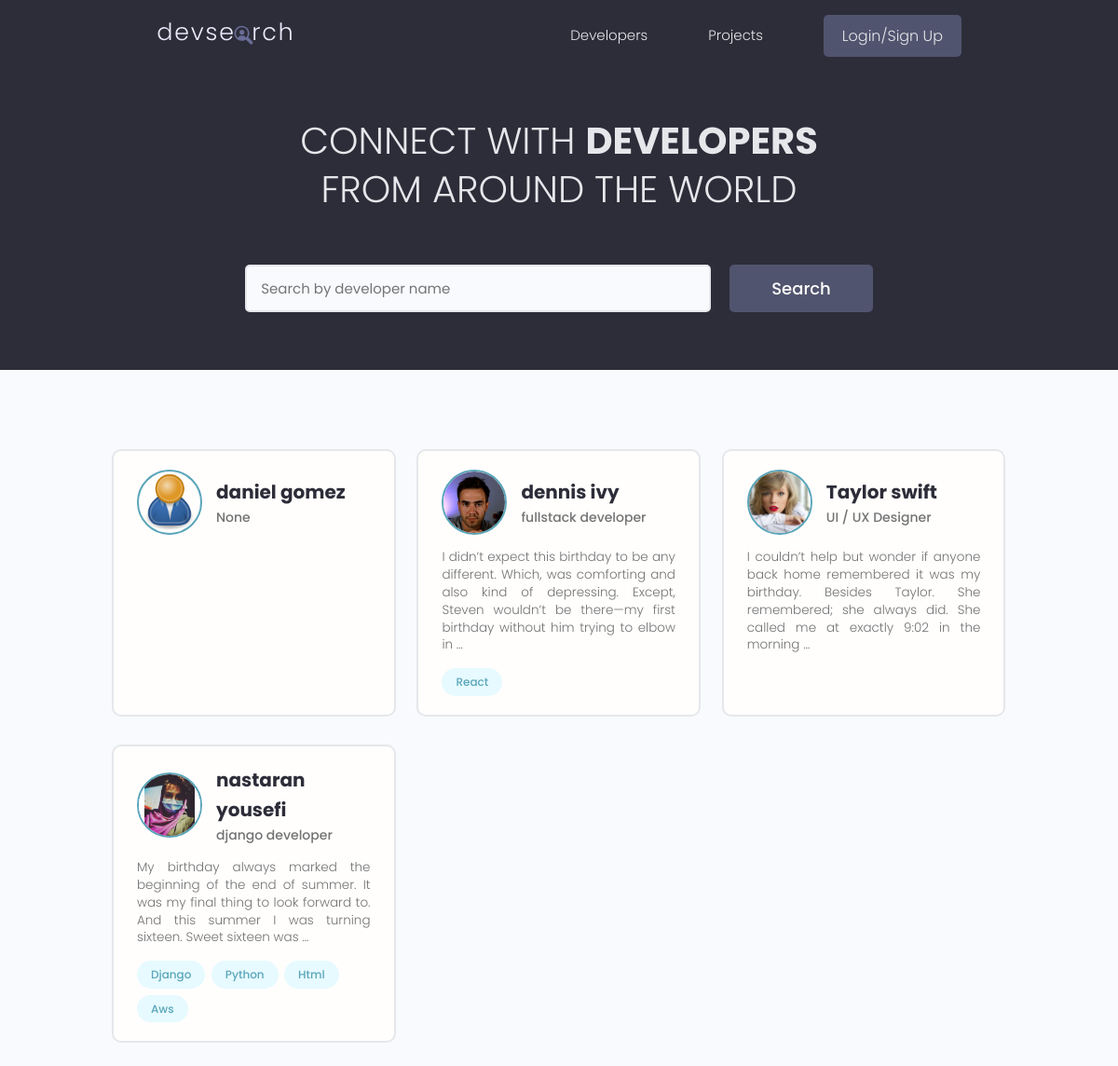
Before: / with the older database file.
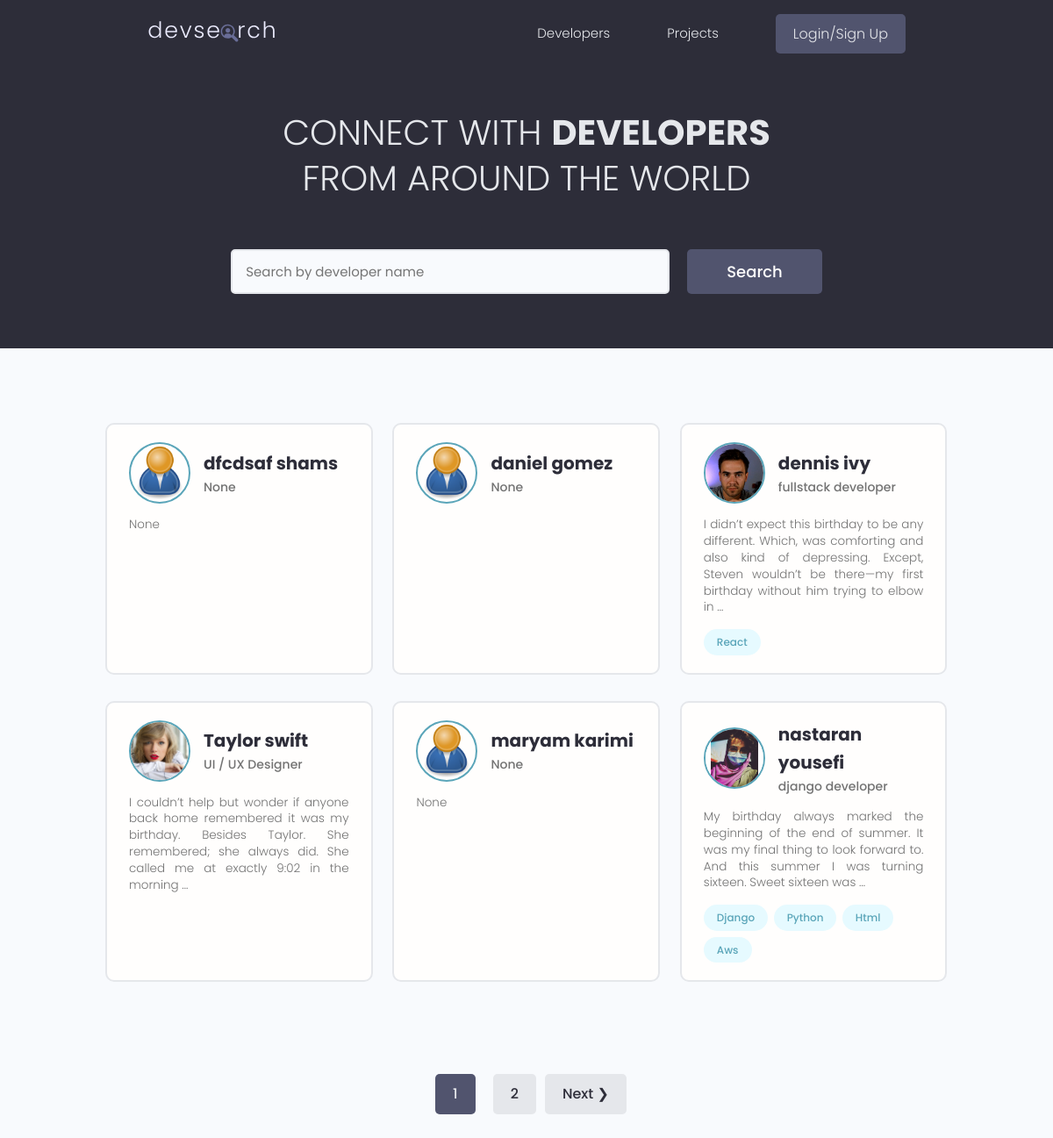
After: the same page with the newer database file.
### users/models.py (models this page shows, shortened)
class Profile(models.Model):
    user = models.OneToOneField(User, on_delete=models.CASCADE, null=True, blank=True)
    name = models.CharField(max_length=250, null=True, blank=True)
    username = models.CharField(max_length=250, null=True, blank=True)
    email = models.EmailField(max_length=500, blank=True, null=True)
    short_intro = models.CharField(max_length=200, blank=True, null=True)
    bio = models.TextField(blank=True, null=True)
    location = models.CharField(max_length=200, blank=True, null=True)
    profile_image = models.ImageField(blank=True, null=True, upload_to='profiles/',
                         default='profiles/user-default.png')
    social_github = models.CharField(max_length=500, blank=True, null=True)
    social_linkedin = models.CharField(max_length=500, blank=True, null=True)
    social_website = models.CharField(max_length=500, blank=True, null=True)
    social_twitter = models.CharField(max_length=500, blank=True, null=True)
    created = models.DateTimeField(auto_now_add=True)
    id = models.UUIDField(default=uuid.uuid4, unique=True, editable=False, primary_key=True)
    @property
    def image_URL(self):
        try:
            url = self.profile_image.url
        except:
            url = 'http://127.0.0.1:8000/images/profiles/user-default.png'
        return url

class Skill(models.Model):
    owner = models.ForeignKey(Profile, on_delete=models.CASCADE)
    name = models.CharField(max_length=200, blank=True, null=True)
    description = models.TextField(null=True, blank=True)
    created = models.DateTimeField(auto_now_add=True)
    id = models.UUIDField(default=uuid.uuid4, unique=True, editable=False, primary_key=True)

### users/views.py (the view)
# urls.py: path('', views.profiles, name='profiles'),
def profiles(request):
    search_query , profiles = search_profiles(request)
    page = request.GET.get('page', 1)
    results = 6
    paginator = Paginator(profiles, results)
    try:
        profiles = paginator.page(page)
    except EmptyPage:
        if int(page) <= 0:
            profiles = paginator.page(1)
        else:
            profiles = paginator.page(paginator.num_pages)
    except PageNotAnInteger:
        profiles = paginator.page(1)
    context = {
        'profiles' : profiles,
        'search_query' : search_query,
    }
    return render(request, 'users/profiles.html', context)

### users/utils.py (called while the page is built)
def search_profiles(request):
    search_query = request.GET.get('q') or ''
    skills = Skill.objects.filter(name__icontains=search_query)
    profiles = Profile.objects.distinct().filter(
        Q(name__icontains=search_query) |
        Q(short_intro__icontains=search_query) |
        Q(skill__in=skills)
    )
    return search_query, profiles

### users/templates/users/profiles.html (shortened to what this page needs)
{% extends 'main.html' %}
{% block content %}
<main class="home">
    <section class="hero-section text-center">
      <div class="container container--narrow">
        <div class="hero-section__box">
          <h2>CONNECT WITH <span>DEVELOPERS</span></h2>
          <h2>FROM AROUND THE WORLD</h2>
        </div>
        <div class="hero-section__search">
          <form id="searchForm" class="form" action="{% url 'profiles' %}" method="get">
            <div class="form__field">
              <input class="input input--text" value="{{ search_query }}" id="formInput#search" type="text" name="q"
                placeholder="Search by developer name" />
            </div>
            <input class="btn btn--sub btn--lg" type="submit" value="Search" />
          </form>
        </div>
      </div>
    </section>
    <section class="devlist">
      <div class="container">
        <div class="grid grid--three">
        {% for profile in profiles %}
          <div class="column card">
            <div class="dev">
              <a href="{% url 'user-profile' profile.pk %}" class="card__body">
                <div class="dev__profile">
                  <img class="avatar avatar--md" src="{{ profile.image_URL }}" alt="image" />
                  <div class="dev__meta">
                    <h3>{{ profile.name }}</h3>
                    <h5>{{ profile.short_intro|truncatewords:6 }}</h5>
                  </div>
                </div>
                <p class="dev__info">{{ profile.bio|truncatewords:30 }}</p>
                <div class="dev__skills">
                    {% for skill in profile.skill_set.all|slice:'6' %}
                      <span class="tag tag--pill tag--main">
                        <small>{{ skill.name|title }}</small>
                      </span>
                    {% endfor %}
                </div>
              </a>
            </div>
          </div>
          {% endfor %}
        </div>
      </div>
    </section>
    {% include 'pagination.html' with query_set=profiles %}
  </main>
{% endblock %}

### templates/main.html (shortened to what this page needs)
<!doctype html>
{% load static %}
<html lang="en">
<head>
  <link rel="stylesheet" href="https://cdn.iconmonstr.com/1.3.0/css/iconmonstr-iconic-font.min.css" />
  <link rel="stylesheet" href="{% static 'uikit/styles/uikit.css' %}" />
  <link rel="stylesheet" href="{% static 'styles/app.css' %}" />
</head>
<body>
{% include 'navbar.html' %}
{% block content %}
{% endblock %}
</body>
</html>

### templates/navbar.html (shortened to what this page needs)
{% load static %}
  <header class="header">
    <div class="container container--narrow">
      <a href="{% url 'profiles' %}" class="header__logo">
        <img src="{% static 'images/logo.svg' %}" alt="DevSearch Logo" />
      </a>
      <nav class="header__nav">
        <ul class="header__menu">
          <li class="header__menuItem"><a href="{% url 'profiles' %}">Developers</a></li>
          <li class="header__menuItem"><a href="{% url 'projects' %}">Projects</a></li>
          {% if request.user.is_authenticated %}
          <li class="header__menuItem"><a href="{% url 'inbox' %}">Inbox</a></li>
            <li class="header__menuItem"><a href="{% url 'my-account' %}">My Account</a></li>
            <li class="header__menuItem"><a href="{% url 'logout' %}" class="btn btn--sub">Logout</a></li>
          {% else %}
            <li class="header__menuItem"><a href="{% url 'login' %}" class="btn btn--sub">Login/Sign Up</a></li>
          {% endif %}
        </ul>
      </nav>
    </div>
  </header>

### templates/pagination.html (shortened to what this page needs)
{% load static %}
{% if query_set.has_other_pages %}
      <div class="pagination">
          <ul class="container">
            {% for i in query_set.paginator.page_range %}
                {% if query_set.number == i %}
                    <a href="?page={{ i }}" class="text-decoration-none page-link" >
                        <li><a href=?page={{ i }} class="btn btn--sub page-link" data-page="{{ i }}">{{ i }}</a></li>
                    </a>
                {% else %}
                    <a href="?page={{ i }}" class="text-decoration-none page-link">
                        <li><a href="?page={{ i }}" class="btn page-link" data-page="{{ i }}">{{ i }}</a></li>
                    </a>
                {% endif %}
            {% endfor %}
              {% if query_set.has_next %}
                <li><a href="?page={{query_set.next_page_number}}" class="btn page-link" data-page="{{ query_set.next_page_number }}">Next &#10095;</a></li>
              {% endif %}
          </ul>
        </div>
{% endif %}

### static/styles/app.css (style rules this page uses)
:root { --color-sub: #2d2d39; }
.btn--sub { background-color: var(--color-sub-light); }
.card { border: 2px solid var(--color-light); }
img { width: 100%; }
.header { position: sticky; z-index: 111; background-color: var(--color-sub); padding: 1.5rem 0; }
.header > .container { display: flex; justify-content: space-between; align-items: center; }
.header__logo > img { height: 3.8rem; }
.header__nav > ul { display: inline-flex; align-items: center; list-style: none; gap: 6.5rem; }
.header__menuItem > a { color: var(--color-light); font-weight: 300; }
.hero-section { height: 40vh; display: flex; align-items: center; background-color: var(--color-sub); }
.hero-section__box { margin-bottom: 4rem; }
.hero-section__box > h2, .hero-section__box > h2 > span { font-size: 4rem; color: var(--color-light); line-height: 1.3; text-transform: uppercase; }
.hero-section__box > h2 { font-weight: 300; }
.hero-section__box > h2 > span { font-weight: 700; }
.hero-section__search > .form { display: flex; align-items: center; justify-content: center; gap: 2rem; }
.hero-section__search > .form input.input--text { width: 50rem; }
.devlist { margin-top: 8rem; }
.devlist .grid { align-items: stretch; }
.devlist .dev .dev__profile { display: flex; align-items: center; gap: 1.5rem; }
.devlist .dev .dev__meta h3 { color: var(--color-sub); font-size: 2rem; font-weight: 700; }
.devlist .dev .dev__meta h5 { color: var(--color-text); font-size: 1.4rem; font-weight: 500; }
.devlist .dev .dev__info { margin: 1.5rem 0; font-size: 1.35rem; line-height: 1.4; text-align: justify; }
.pagination { margin-top: 8rem; margin-bottom: 10rem; }
.pagination > ul { flex-wrap: wrap; list-style: none; display: flex; align-items: center; justify-content: center; gap: 1rem; }
.pagination .btn { color: var(--color-sub); }
.pagination .btn.btn--sub { color: var(--color-light); }

### static/uikit/styles/modules/_variables.css (style rules this page uses)
:root { --color-main: #5aa5b9; --color-main-light: #e6faff; --color-sub: #3f4156; --color-sub-light: #51546e; --color-sub-lighter: #ededfd; --color-text: #737373; --color-gray: #8b8b8b; --color-light: #e5e7eb; --color-light-gray: #767676; --color-bg: #f8fafd; --color-white: #fffefd; --color-white-light: #f3f3f3; --color-success: #359e64; --color-success-bg: #def8e8; --color-error: #fc4b0b; --color-error-bg: #fff2ee; --font-base: 'Poppins', arial, helvetica, 'Segoe UI', roboto, ubuntu, sans-serif; --font-monospace: 'Fira Code', 'Courier New', courier, monospace; --font-regular: 300; --font-medium: 500; --font-bold: 700; --generic-shadow: 1px 1px 5px #00000010; --generic-transition: all 0.3s ease-in-out; }

### static/uikit/styles/modules/_base.css (style rules this page uses)
* { margin: 0; padding: 0; box-sizing: border-box; text-rendering: optimizeLegibility; color: inherit; font-size: inherit; }
html { font-size: 50%; }
@media only screen and (min-width: 480px) { html { font-size: 56.25%; } }
@media only screen and (min-width: 1200px) { html { font-size: 62.5%; } }
body { line-height: 1.6; font-weight: 400; font-size: 1.5rem; color: var(--color-text); background-color: var(--color-bg); min-height: 100vh; }

### static/uikit/styles/modules/_typography.css (style rules this page uses)
* { font-family: var(--font-base); }
h2 { font-size: 3.6rem; font-weight: var(--font-bold); }
h3 { font-size: 3.2rem; font-weight: var(--font-medium); }
h5 { font-size: 2.4rem; font-weight: var(--font-medium); }
h5, h6 { font-weight: var(--font-regular); }
p, span, strong { font-size: 1.6rem; color: var(--color-text); font-weight: var(--font-regular); }
a { padding-bottom: 2px; text-decoration: none; display: inline-block; color: var(--color-main); font-weight: var(--font-medium); }

### static/uikit/styles/modules/_utilities.css (style rules this page uses)
.container { width: 92%; max-width: 165rem; margin: 0 auto; box-sizing: border-box; }
.container--narrow { width: 92%; max-width: 120rem; }
@media screen and (min-width: 1000px) { .container { width: 90%; } }
@media screen and (min-width: 1000px) { .container--narrow { width: 85%; } }
@media screen and (min-width: 1200px) { .container { width: 80%; } }
@media screen and (min-width: 1200px) { .container--narrow { width: 72%; } }
.text-center { text-align: center; }

### static/uikit/styles/modules/_avatar.css (style rules this page uses)
.avatar { border-radius: 50%; border: 2px solid var(--color-main); object-fit: cover; }
.avatar--md { height: 7rem; width: 7rem; }

### static/uikit/styles/modules/_card.css (style rules this page uses)
.card { border-radius: 1rem; background-color: var(--color-white); border: 1.5px solid var(--color-light); width: auto; height: auto; margin-top: 0.5rem; margin-bottom: 0.5rem; overflow: hidden; }
.card__body, .card__header { padding: 2rem 2.5rem; }

Changed rows visible on the page:
added Profile: image_URL (placeholder picture), name "dfcdsaf shams", short_intro "None", bio "None"
added Profile: image_URL (placeholder picture), name "maryam karimi", short_intro "None", bio "None"
Other visible differences:
new list line: "1"
new list line: "2"
text now shown: "Next ❯"
